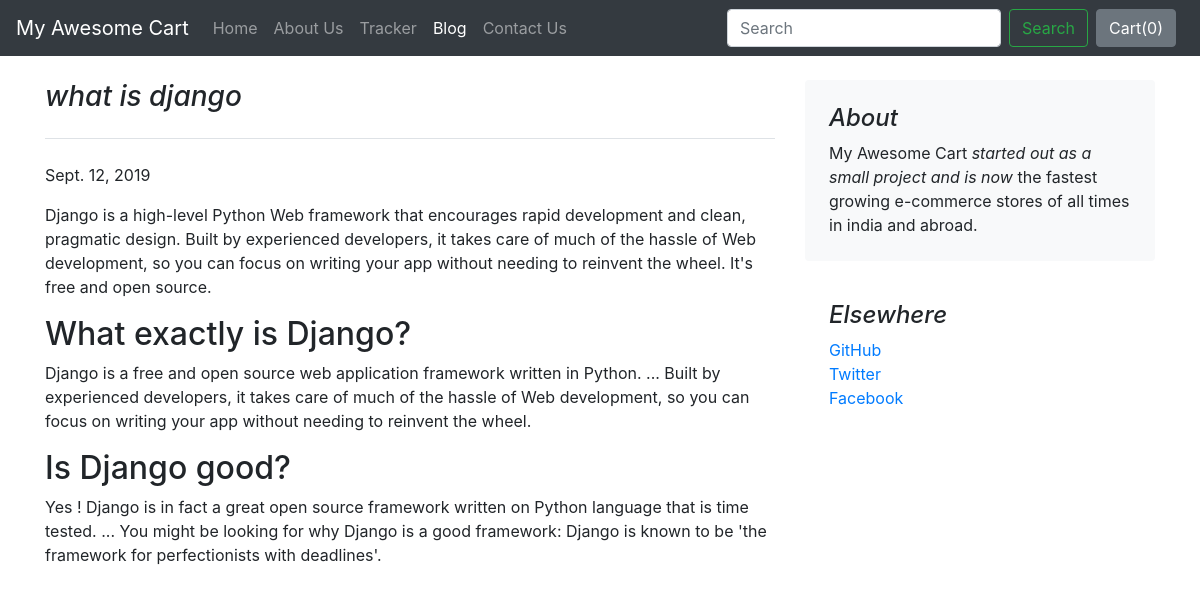
The app's page /blog/blogpost/4 with its own data.
### blog/models.py (models this page shows)
class Blogpost(models.Model):
    post_id = models.AutoField(primary_key=True)
    title = models.CharField(max_length=50)
    head0 = models.CharField(max_length=500,default="")
    chead0 = models.CharField(max_length=5000, default="")
    head1 = models.CharField(max_length=500, default="")
    chead1 = models.CharField(max_length=5000, default="")
    head2 = models.CharField(max_length=500, default="")
    chead2 = models.CharField(max_length=5000, default="")
    pub_date = models.DateField()
    thumbnail = models.ImageField(upload_to="shop/images", default="")
    def __str__(self):
        return self.title

### blog/views.py (the view)
# urls.py: path("blogpost/<int:id>", views.blogpost, name="blogHome")
def blogpost(request, id):
    post = Blogpost.objects.filter(post_id = id)[0]
    print(post)
    return render(request, 'blog/blogpost.html',
                  {'post':post})

### blog/templates/blog/blogpost.html (shortened to what this page needs)
{% extends 'blog/basic.html' %}
{% block body %}
<div class="container">
    <div class="row mt-4">
        <div class="col-md-8 blog-main">
            <h3 class="pb-4 mb-4 font-italic border-bottom">
                {{post.title}}
            </h3>
            <div class="blog-post">
                <p class="blog-post-meta">{{post.pub_date}} </p>
                <p>{{post.chead0}}</p>
                <h2>{{post.head1}}</h2>
                <p>{{post.chead1}}</p>
                <h2>{{post.head2}}</h2>
                <p>{{post.chead2}}</p>
            </div>
        </div>
        <aside class="col-md-4 blog-sidebar">
            <div class="p-4 mb-3 bg-light rounded">
                <h4 class="font-italic">About</h4>
                <p class="mb-0">My Awesome Cart <em>started out as a small project and is now</em> the fastest growing e-commerce stores of all times in india and abroad.</p>
            </div>
            <div class="p-4">
                <h4 class="font-italic">Elsewhere</h4>
                <ol class="list-unstyled">
                    <li><a href="#">GitHub</a></li>
                    <li><a href="#">Twitter</a></li>
                    <li><a href="#">Facebook</a></li>
                </ol>
            </div>
        </aside>
    </div>
</div>
{% endblock %}

### blog/templates/blog/basic.html (shortened to what this page needs)
<!doctype html>
<html lang="en">
  <head>
    <link rel="stylesheet" href="https://stackpath.bootstrapcdn.com/bootstrap/4.2.1/css/bootstrap.min.css">
  </head>
  <body>
    <nav class="navbar navbar-expand-lg navbar-dark bg-dark">
  <a class="navbar-brand" href="/shop">My Awesome Cart</a>
  <div class="collapse navbar-collapse" id="navbarSupportedContent">
    <ul class="navbar-nav mr-auto">
      <li class="nav-item">
        <a class="nav-link" href="/shop">Home <span class="sr-only">(current)</span></a>
      </li>
      <li class="nav-item">
        <a class="nav-link" href="/shop/about">About Us</a>
      </li>
      <li class="nav-item">
        <a class="nav-link" href="/shop/tracker">Tracker</a>
      </li>
      <li class="nav-item active">
        <a class="nav-link" href="/blog">Blog</a>
      </li>
       <li class="nav-item">
        <a class="nav-link" href="/shop/contact">Contact Us</a>
      </li>
    </ul>
    <form class="form-inline my-2 my-lg-0">
      <input class="form-control mr-sm-2" type="search" placeholder="Search" aria-label="Search">
      <button class="btn btn-outline-success my-2 my-sm-0" type="submit">Search</button>
    </form>
    <button type="button" class="btn btn-secondary mx-2" id="popcart" data-container="body" data-toggle="popover" data-placement="bottom" data-html="true" data-content="Vivamus
sagittis lacus vel augue laoreet rutrum faucibus.">
  Cart(<span id="cart">0</span>)
</button>
  </div>
</nav>
  {% block body %} {% endblock %}
  </body>
</html>

### records on screen
Blogpost: title "what is django", pub_date "Sept. 12, 2019", chead0 "Django is a high-level Python Web framework that encourages rapid development and clean, pragmatic design. Built by experienced developers, it takes care of much of the hassle of Web development, so you can focus on writing your app without needing to reinvent the wheel. It's free and open source.", head1 "What exactly is Django?", chead1 "Django is a free and open source web application framework written in Python. ... Built by experienced developers, it takes care of much of the hassle of Web development, so you can focus on writing your app without needing to reinvent the wheel.", head2 "Is Django good?", chead2 "Yes ! Django is in fact a great open source framework written on Python language that is time tested. ... You might be looking for why Django is a good framework: Django is known to be 'the framework for perfectionists with deadlines'."
